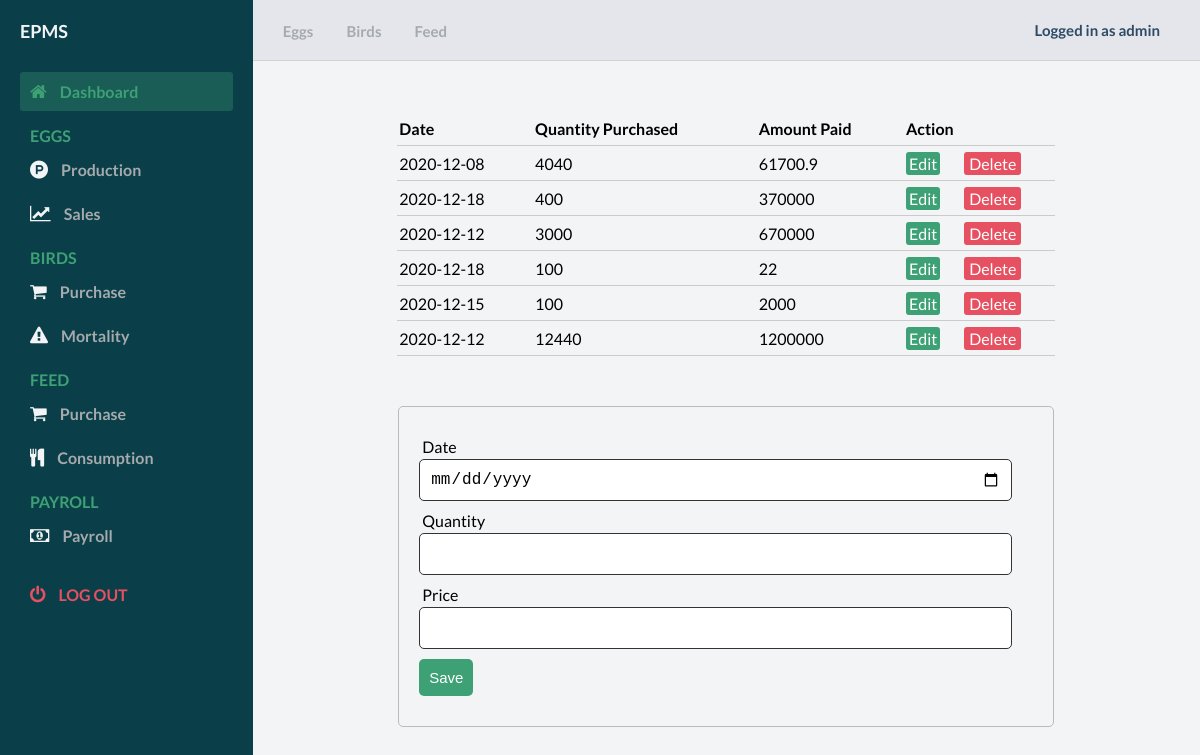
The app's page /feedPurchase.php (signed in) with its own data.
### tables this page shows
CREATE TABLE `FeedPurchase` (
  `FeedPurchase_ID` int(11) NOT NULL,
  `Date` date NOT NULL,
  `Quantity` float NOT NULL,
  `Price` float NOT NULL
);

### includes/action.php (called while the page is built, shortened)
<?php
    include_once "database.php";
    class CrudOperation extends Database{
        public function viewMethod($table){
            $sql = "SELECT * FROM " . $table;
            $array = array();
            $query = $this->connect()->query($sql);
            while($row = mysqli_fetch_assoc($query)){
                $array[] = $row;
            }
            return $array;
        }
    }
    $feedConsumptionObject = new CrudOperation();
?>

### includes/database.php (called while the page is built, shortened)
<?php
class Database{
    public function connect(){
        $this->servername = 'localhost';
        $this->username = 'root';
        $this->password = '';
        $this->dbname = 'epms_db';
        $conn = new mysqli($this->servername, $this->username, $this->password, $this->dbname);
        return $conn;
    }
}
?>

### feedPurchase.php (the view, shortened to what this page needs)
<?php
include 'includes/database.php';
include 'includes/action.php';
?>
<!DOCTYPE html>
<html lang="en">
<?php include "{$_SERVER['DOCUMENT_ROOT']}/epms/partials/_head.php";?>
<body id="body">
    <div class="container">
        <?php include "{$_SERVER['DOCUMENT_ROOT']}/epms/partials/_top_navbar.php";?>
        <main>
            <div class="main__container">
                <table>
                    <thead>
                        <th>Date</th>
                        <th>Quantity Purchased</th>
                        <th>Amount Paid</th>
                        <th colspan="2">Action</th>
                    </thead>
                    <tbody>
                    <?php
                        $myrow = $feedConsumptionObject->viewMethod("FeedPurchase");
                        foreach($myrow as $row){
                            ?>
                            <tr>
                                <td><?php echo $row['Date'];?></td>
                                <td><?php echo $row['Quantity'];?></td>
                                <td><?php echo $row['Price'];?></td>
                                <td>
                                    <a class="edit_btn" href="feedPurchase.php?feedpurchupdate=1&id=<?php echo $row["FeedPurchase_ID"]; ?>">Edit</a>
                                </td>
                                <td>
                                    <a class="del_btn" href="includes/action.php?feedpurchdelete=1&id=<?php echo $row["FeedPurchase_ID"]; ?>">Delete</a>
                                </td>
                            </tr>
                            <?php
                        }
                    ?>
                    </tbody>
                </table>
                <?php
                    if(isset($_GET["feedpurchupdate"])){
                        $id = $_GET["id"] ?? null;
                        $where = array("FeedPurchase_ID" => $id);
                        $row = $feedConsumptionObject->selectMethod("FeedPurchase", $where);
                        ?>
                            <form action="includes/action.php" method="post">
                                <div class="input-group">
                                    <input type="hidden" name="id" value="<?php echo $id; ?>">
                                </div>
                                <div class="input-group">
                                    <label for="">Date</label>
                                    <input type="date" name="Date" value="<?php echo $row["Date"]; ?>" required>
                                </div>
                                <div class="input-group">
                                    <label for="">Quantity</label>
                                    <input type="number" step="any" name="Quantity" value="<?php echo $row["Quantity"]; ?>" required>
                                </div>
                                <div class="input-group">
                                    <label for="">Price</label>
                                    <input type="number" step="any" name="Price" value="<?php echo $row["Price"]; ?>" required>
                                </div>
                                <div class="input-group">
                                    <button type="submit" name="feedpurchedit" class="btn" value="">Update</button>
                                </div>
                            </form>
                        <?php
                    }else{
                        ?>
                            <form action="includes/action.php" method="post">
                                <div class="input-group">
                                    <label for="">Date</label>
                                    <input type="date" name="Date" value="" required>
                                </div>
                                <div class="input-group">
                                    <label for="">Quantity</label>
                                    <input type="number" step="any" name="Quantity" value="" required>
                                </div>
                                <div class="input-group">
                                    <label for="">Price</label>
                                    <input type="number" step="any" name="Price" value="" required>
                                </div>
                                <div class="input-group">
                                    <button type="submit" name="feedpurchsave" class="btn">Save</button>
                                </div>
                            </form>
                        <?php
                    }
                        ?>
            </div>
        </main>
        <?php include "{$_SERVER['DOCUMENT_ROOT']}/epms/partials/_side_bar.php";?>
    </div>
</body>
</html>

### partials/_head.php (shortened to what this page needs)
<head>
    <link
      rel="stylesheet"
      href="https://stackpath.bootstrapcdn.com/font-awesome/4.7.0/css/font-awesome.min.css"
    />
    <link rel="stylesheet" href="./styles.css" />
  </head>

### partials/_top_navbar.php (shortened to what this page needs)
<nav class="navbar">
        <div class="navbar__left">
          <a href="eggsSummary.php" onclick="toggle()">Eggs</a>
          <a href="birdsSummary.php" onclick="toggle()">Birds</a>
          <a href="feedSummary.php">Feed</a>
        </div>
        <div class="navbar__right">
            <h1 style="font-size: 15px; color: green; color: #2e4a66; margin-right: 10px;"><?php echo 'Logged in as ' . $_SESSION["Username"]; ?></h1>
        </div>
      </nav>

### partials/_side_bar.php (shortened to what this page needs)
<div id="sidebar">
        <div class="sidebar__title">
          <div class="sidebar__img">
            <h1>EPMS</h1>
          </div>
        </div>
        <div class="sidebar__menu" id="sidebarDiv">
          <div class="sidebar__link active_menu_link">
            <i class="fa fa-home"></i>
            <a href="dashboard.php">Dashboard</a>
          </div>
          <h2>EGGS</h2>
          <div class="sidebar__link">
            <i class="fa fa-product-hunt" aria-hidden="true"></i>
            <a href="production.php">Production</a>
          </div>
          <div class="sidebar__link">
            <i class="fa fa-line-chart" aria-hidden="true"></i>
            <a href="sales.php">Sales</a>
          </div>
          <h2>BIRDS</h2>
          <div class="sidebar__link">
            <i class="fa fa-shopping-cart" aria-hidden="true"></i>
            <a href="birdsPurchase.php">Purchase</a>
          </div>
          <div class="sidebar__link">
            <i class="fa fa-exclamation-triangle" aria-hidden="true"></i>
            <a href="birdsMortality.php">Mortality</a>
          </div>
          <h2>FEED</h2>
          <div class="sidebar__link">
            <i class="fa fa-shopping-cart" aria-hidden="true"></i>
            <a href="feedPurchase.php">Purchase</a>
          </div>
          <div class="sidebar__link">
            <i class="fa fa-cutlery" aria-hidden="true"></i>
            <a href="feedConsumption.php">Consumption</a>
          </div>
          <h2>PAYROLL</h2>
          <div class="sidebar__link">
            <i class="fa fa-money"></i>
            <a href="payroll.php">Payroll</a>
          </div>
          <div class="sidebar__logout">
            <i class="fa fa-power-off"></i>
            <a href="logout.php">Log out</a>
          </div>
        </div>
      </div>

### styles.css (style rules this page uses)
* { margin: 0; padding: 0; }
body { box-sizing: border-box; font-family: "Lato", sans-serif; }
.container { display: grid; height: 100vh; grid-template-columns: 0.8fr 1fr 1fr 1fr; grid-template-rows: 0.2fr 3fr; grid-template-areas: "sidebar nav nav nav" "sidebar main main main"; }
.navbar { background: #e4e6eb; grid-area: nav; height: 60px; display: flex; align-items: center; justify-content: space-between; padding: 0 30px 0 30px; border-bottom: 1px solid lightgray; }
.navbar__left > a { margin-right: 30px; text-decoration: none; color: #a5aaad; font-size: 15px; font-weight: 700; }
.navbar__right { display: flex; justify-content: center; align-items: center; }
main { background: #f3f4f6; grid-area: main; overflow-y: auto; }
.main__container { padding: 20px 35px; }
#sidebar { background: #0a3f49; grid-area: sidebar; overflow-y: auto; padding: 20px; -webkit-transition: all 0.5s; transition: all 0.5s; }
.sidebar__title { display: flex; justify-content: space-between; align-items: center; color: #f3f4f6; margin-bottom: 30px; }
.sidebar__img { display: flex; align-items: center; }
.sidebar__title > div > h1 { font-size: 18px; display: inline; }
.sidebar__menu > h2 { color: #3ea175; font-size: 16px; margin-top: 15px; margin-bottom: 5px; padding: 0 10px; font-weight: 700; }
.sidebar__link { color: #f3f4f6; padding: 10px; border-radius: 3px; margin-bottom: 5px; }
.active_menu_link { background: rgba(62, 161, 117, 0.3); color: #3ea175; }
.active_menu_link a { color: #3ea175 !important; }
.sidebar__link > a { text-decoration: none; color: #a5aaad; font-weight: 700; }
.sidebar__link > i { margin-right: 10px; font-size: 18px; }
.sidebar__logout { margin-top: 20px; padding: 10px; color: #e65061; }
.sidebar__logout > a { text-decoration: none; color: #e65061; font-weight: 700; text-transform: uppercase; }
.sidebar__logout > i { margin-right: 10px; font-size: 18px; }
table { width: 75%; margin: 30px auto; border-collapse: collapse; text-align: left; }
tr { border-bottom: 1px solid #cbcbcb; }
th, td { border: none; height: 30px; padding: 2px; }
form { width: 70%; margin: 50px auto; text-align: left; padding: 20px; border: 1px solid #bbb; border-radius: 5px; }
.input-group { margin: 10px 0; }
.input-group label { display: block; text-align: left; margin: 3px; }
.input-group input { height: 30px; width: 93%; padding: 5px 10px; font-size: 16px; border-radius: 5px; border: 1px solid #333; }
.btn { padding: 10px; font-size: 15px; color: #fff; background:#3ea175; border: none; border-radius: 5px; }
.edit_btn { text-decoration: none; padding: 2px 3px; background: #3ea175; color: #fff; border-radius: 3px; }
.del_btn { text-decoration: none; padding: 2px 5px; color: #fff; border-radius: 3px; background: #e65061; }

### records on screen
feedpurchase: Date "2020-12-08", Quantity "4040", Price "61700.9"
feedpurchase: Date "2020-12-18", Quantity "400", Price "370000"
feedpurchase: Date "2020-12-12", Quantity "3000", Price "670000"
feedpurchase: Date "2020-12-18", Quantity "100", Price "22"
feedpurchase: Date "2020-12-15", Quantity "100", Price "2000"
feedpurchase: Date "2020-12-12", Quantity "12440", Price "1200000"

### other values on screen
$_SESSION["Username"] "admin"
